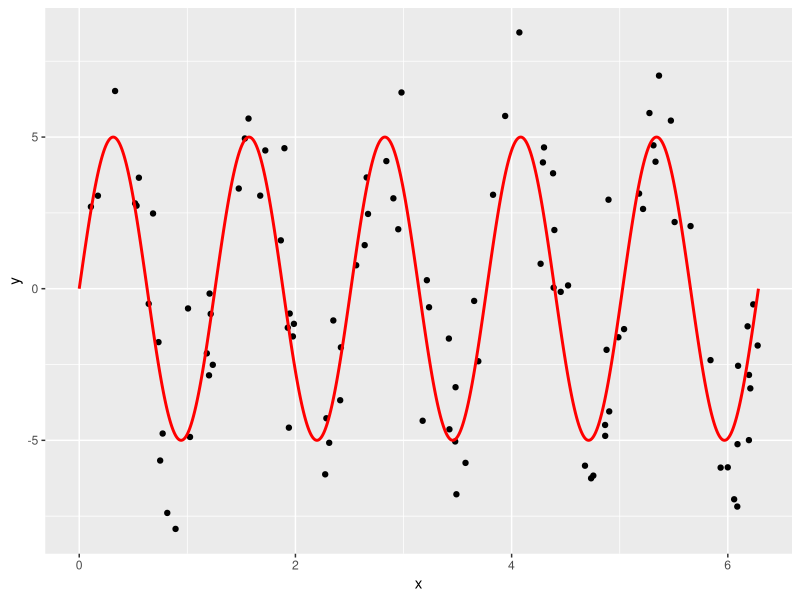

Write R code to recreate this figure. (Note: a time limit stopped this script after it produced the figure.)
# Setup -------------------------------------------------------------------
library(tidyverse)
library(broom)

# Let these be:
# -true function f(x) for a one-dimensional predictor x
# -the standard deviation of the true epsilon i.e. the noise
f <- function(x) {
  5*sin(5*x)
}
sigma <- 2

# This function generates a random sample. Random in terms of both
# -the predictor x
# -the amount of noise eps
generate_sample <- function(f, sample_size, sigma) {
  data_frame(
    x = runif(n = sample_size, min = 0, max = 2*pi),
    f_x = f(x),
    eps = rnorm(n = sample_size, mean = 0, sd = sigma),
    y = f_x + eps
  )
}

# Generate Training Data via Sampling -------------------------------------
# We observe points (x,y). Here we are pretending to know the exact break down 
# of y into f(x) and eps:
train_data <- generate_sample(f, sample_size = 100, sigma = sigma) %>%
  dplyr::select(x, y)

# The true model f(x) is in red:
ggplot(train_data, aes(x=x)) +
  geom_point(aes(y=y)) +
  stat_function(data=data_frame(x=c(0,2*pi)), aes(x=x), fun=f, col="red", n=1000, size=1)


# Compute MSE, Bias^2, Variance for Range of df --------------------------

# Number of simuations to average the behavior of f_hat = y_hat over
n_sim <- 10000
# Sample size of each training data
sample_size <- 200
# Value of x for test data
x0 <- 0.5
test_data <- data_frame(x=x0)
# Vector of different degrees of freedom to try:
df_vector <- c(3:99)

# Save values here:
MSE <- c()
bias_squared <-c()
variance <- c()


# Do your work here. You'll need a "pull back the curtain" moment at some point:

for (i in df_vector) {
  predictions <- c()
  for (j in 1:n_sim) {
    
    train_data <-generate_sample(f, sample_size=sample_size, sigma=sigma)
  
    model_spline <- smooth.spline(x=train_data$x, y=train_data$y, df = i) 
      
    data <- predict(model_spline, x=test_data$x) %>%
      tbl_df() %>% 
      select(y)
    
    predictions <- predictions %>% 
      rbind(data)

    
  }
  if (i %% 1 == 0) {
    print(i)
    
  }
  
  set.seed(76)
  truth <- data_frame(
    x = rep(x0, n_sim),
    f_x = f(x),
    eps = rnorm(n = n_sim, mean = 0, sd = 0.3),
    y = f_x + eps
  )
  
  # Add predictions
  truth <- truth %>%
    mutate(y_hat =I(predictions$y))
  
  MSE_data <- truth %>%
    summarize(mse = mean((y - y_hat) ^ 2))
  MSE <- MSE %>% 
    rbind(MSE_data)
  
  bias_data<- truth %>%
    summarize(bias_squared = (mean(f_x - y_hat)) ^ 2)
  
  bias_squared<- bias_squared %>% 
    rbind(bias_data)
  
  variance_data <- truth %>%
    summarize(var = var(y_hat))
  
  variance<-variance %>% 
    rbind(variance_data)
  
}

# Create Data Frames -------------------------------------------------------
# Create results data frame based on previous results
results <- data_frame(
  df = df_vector,
  MSE = MSE$mse,
  bias_squared = bias_squared$bias_squared,
  variance = variance$var
)
# Convert to tidy data format (rows=observations, cols=variables) using
# tidyr::gather
results_tidy <- results %>%
  tidyr::gather(type, value,-df)



# Plots -------------------------------------------------------

# Plot bias_squared vs variance (on log vs log scale)
bias_sq_vs_var_plot <-
  ggplot(results, aes(x = bias_squared, y = variance)) +
  geom_text(aes(label = df)) +
  scale_y_log10() +
  scale_x_log10()
bias_sq_vs_var_plot
ggsave(
  file = "bias_sq_vs_var.pdf",
  plot = bias_sq_vs_var_plot,
  width = 6,
  height = 4
)

# Plot MSE, bias_squared, variance
MSE_plot <-
  ggplot(results_tidy, aes(x = df, y = value, col = type)) +
  geom_line()
MSE_plot
ggsave(
  file = "MSE.pdf",
  plot = MSE_plot,
  width = 6,
  height = 4
)
